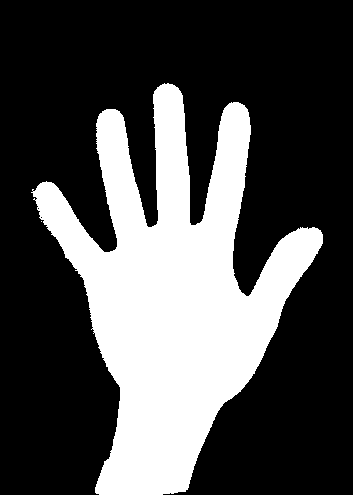
#> input picture imp 6 - morfologia e segmentação/Morfologia matemática/hand.png, 353 x 495 px, found by its file name
$ python extracaodecontorno.py
#> lines starting #> are read from the running program, lines starting #| are printed output that depends on the picture; after the words box and inside, x2 and y2 are one past the last pixel; in counts of white or black regions, pixels touching at a corner belong together
import cv2
import numpy as np
import matplotlib.pyplot as plt

# Carregar a imagem binária (em tons de cinza)
# Substitua 'imagem_binaria.jpg' pelo caminho da sua imagem binária
imagem = cv2.imread('/home/jeovabarbosa/Processamento-de-Imagens-UFT/imp 6 - morfologia e segmentação/Morfologia matemática/hand.png', cv2.IMREAD_GRAYSCALE)
#> imagem: shape (495, 353); 30.4% white; 2 white regions (1 under 20 px)

# Verificar se a imagem foi carregada corretamente
if imagem is None:
    raise Exception("Erro ao carregar a imagem.")

# Encontrar os contornos na imagem binária
# O segundo parâmetro define o método de detecção de contornos (cv2.RETR_EXTERNAL detecta apenas os contornos externos)
# O terceiro parâmetro define o método de aproximação de contornos (cv2.CHAIN_APPROX_SIMPLE armazena apenas os pontos de contorno essenciais)
contornos, hierarquia = cv2.findContours(imagem, cv2.RETR_EXTERNAL, cv2.CHAIN_APPROX_SIMPLE)
#> contornos = 2 contours, 1 with area under 20; largest, box (x1, y1, x2, y2) and area: (31, 83, 323, 495) 52258

# Criar uma imagem em branco para desenhar os contornos
# A imagem será do mesmo tamanho da imagem original
imagem_contornos = np.zeros_like(imagem)

# Desenhar os contornos na imagem vazia (branca)
# O terceiro parâmetro -1 indica que todos os contornos encontrados serão desenhados
cv2.drawContours(imagem_contornos, contornos, -1, (255, 255, 255), 1)  # Desenhar contornos na cor branca (255)
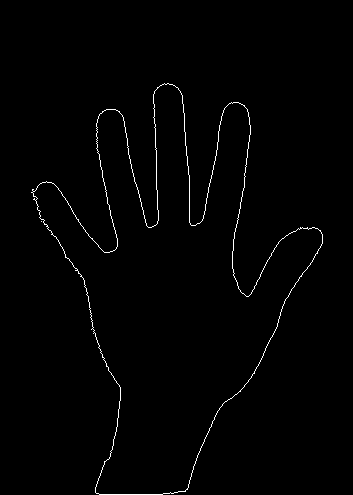
#> imagem_contornos: shape (495, 353); 1% white in thin lines or dots, all inside (x1, y1, x2, y2) = (31, 83, 323, 495)

# Exibir os contornos detectados
plt.figure(figsize=(10,5))

# Imagem original
plt.subplot(1, 2, 1)
plt.imshow(imagem, cmap='gray')
plt.title('Imagem Binária')

# Imagem com contornos
plt.subplot(1, 2, 2)
plt.imshow(imagem_contornos, cmap='gray')
plt.title('Contornos Extraídos')

plt.show()
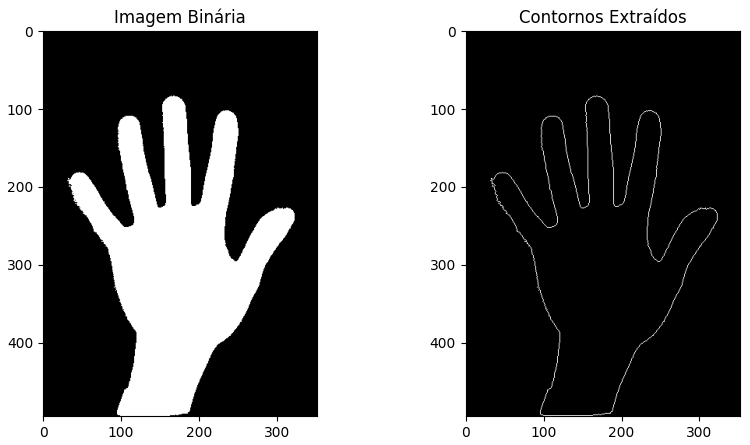
#> figure drawn by matplotlib, 2 panels

# Opcional: salvar a imagem com contornos
cv2.imwrite('/home/jeovabarbosa/Processamento-de-Imagens-UFT/imp 6 - morfologia e segmentação/Morfologia matemática/contornos_extraidos.png', imagem_contornos)
